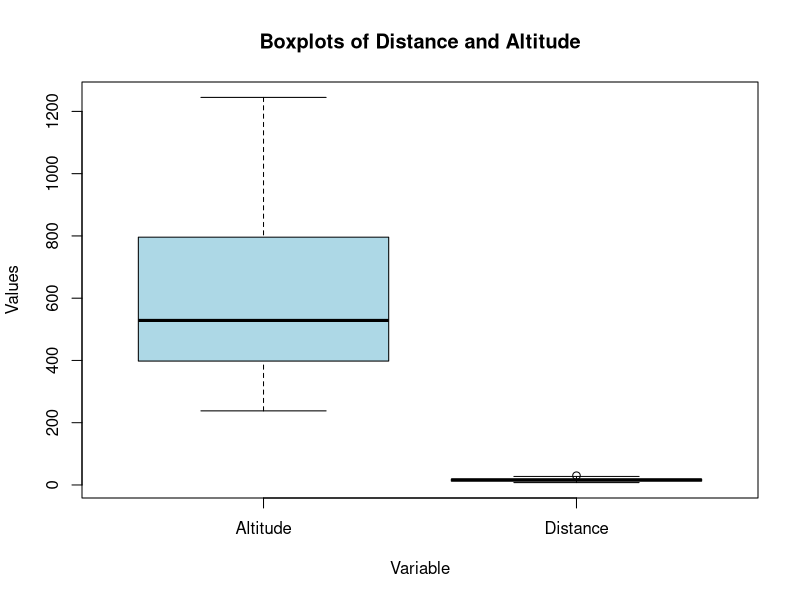
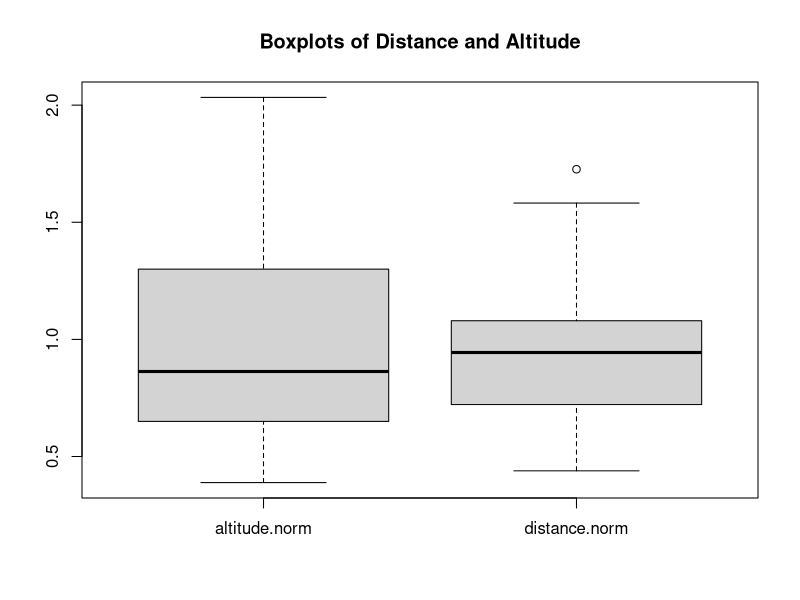

Source code (R) for these figures, in order:
#Task 6
# Define the data
hike.distance <- c(12.5, 29.9, 14.8, 18.7, 7.6, 16.2, 16.5, 27.4, 12.1, 17.5)
hike.altitude <- c(342, 1245, 502, 555, 398, 670, 796, 912, 238, 466)

# Calculate Interquartile Range (IQR) and Standard Deviation (SD)
iqr_distance <- IQR(hike.distance)
iqr_altitude <- IQR(hike.altitude)

sd_distance <- sd(hike.distance)
sd_altitude <- sd(hike.altitude)

# Display the results
cat("Results:\n")
cat("Interquartile Range (Distance):", iqr_distance, "\n")
cat("Interquartile Range (Altitude):", iqr_altitude, "\n")
cat("Standard Deviation (Distance):", sd_distance, "\n")
cat("Standard Deviation (Altitude):", sd_altitude, "\n")

# Combine the data into a single data frame for visualization
hike_data <- data.frame(
  Value = c(hike.distance, hike.altitude),
  Variable = rep(c("Distance", "Altitude"), each = length(hike.distance))
)

# Create boxplots for both Distance and Altitude
boxplot(Value ~ Variable, 
        data = hike_data, 
        main = "Boxplots of Distance and Altitude", 
        xlab = "Variable", 
        ylab = "Values", 
        col = c("lightblue", "lightgreen"))

# make the values comparable
distance.norm <- hike.distance/mean(hike.distance)
altitude.norm <- hike.altitude/mean(hike.altitude)
boxplot(altitude.norm, distance.norm,
        main = "Boxplots of Distance and Altitude",
        names = c("altitude.norm", "distance.norm"))

# coefficients of variation
sd(hike.distance)/mean(hike.distance) # = sd(distance.norm)
sd(hike.altitude)/mean(hike.altitude) # = sd(altitude.norm)